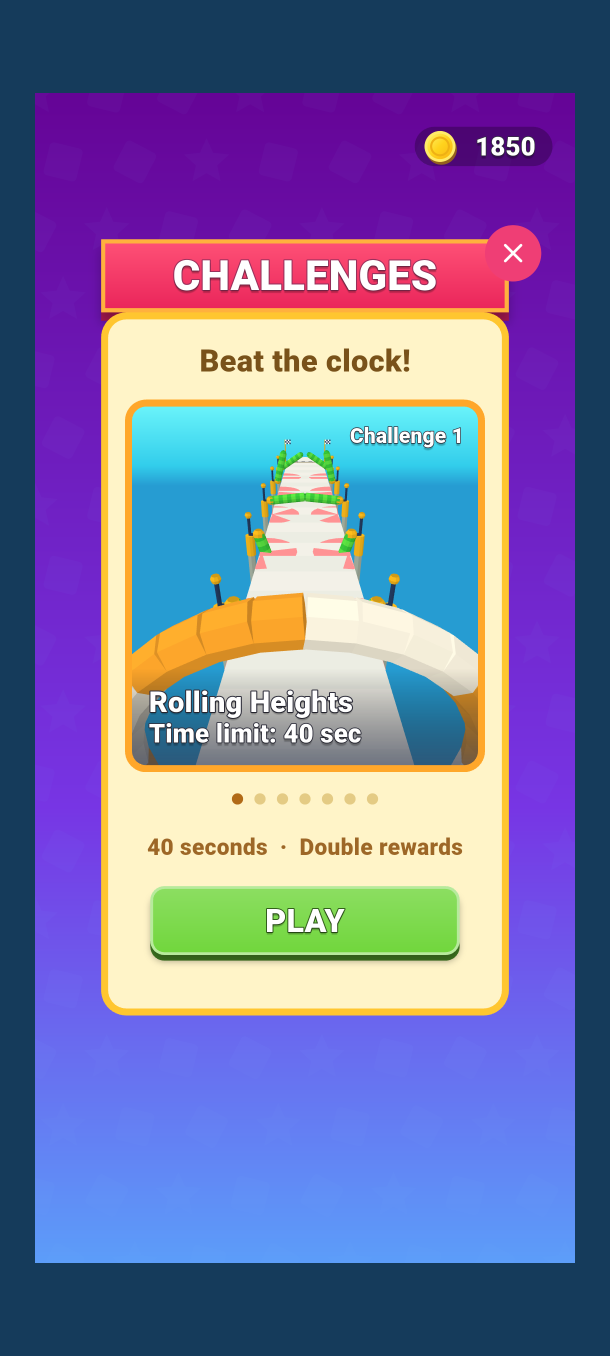
#> input picture game_store_assets/Speed-Runner-3D/raw_captures/raw_07_daily_challenges.png, 1220 x 2712 px, given in place of play-icon-512.png, which was not available (shown at 1/2 size)
$ python build_run_suite.py
#> lines starting #> are read from the running program, lines starting #| are printed output that depends on the picture
# -*- coding: utf-8 -*-
import os
import subprocess
from PIL import Image, ImageDraw, ImageFont, ImageFilter, ImageEnhance

FFMPEG = r"C:\Users\shuvo\AppData\Local\Microsoft\WinGet\Links\ffmpeg.exe"
WORKSPACE = r"D:\souravshuvo.github.io"
REPO_DIR = r"C:\Users\shuvo\.gemini\antigravity\brain\4cb31ef9-08de-4289-b423-520f07e57b82\scratch\project-game"
OUTPUT_DIR = os.path.join(WORKSPACE, "game_store_assets", "Speed-Runner-3D")

dir_icon = os.path.join(OUTPUT_DIR, "icon")
dir_feat = os.path.join(OUTPUT_DIR, "feature_graphic")
dir_ss = os.path.join(OUTPUT_DIR, "screenshots")
dir_raw = os.path.join(OUTPUT_DIR, "raw_captures")
dir_vid = os.path.join(OUTPUT_DIR, "videos")
tmp_frames = os.path.join(dir_vid, "tmp_frames")

for d in [dir_icon, dir_feat, dir_ss, dir_vid, tmp_frames]:
    os.makedirs(d, exist_ok=True)

# 1. ICON (512x512)
src_icon = os.path.join(REPO_DIR, "store-listing", "play-icon-512.png")
with Image.open(src_icon) as im:
#> im is the input picture: PIL image 1220x2712 RGBA; mean R, G, B, A 118.2, 116.8, 164, 255
    im.resize((512, 512), Image.Resampling.LANCZOS).save(os.path.join(dir_icon, "icon_512.png"), "PNG", quality=98)
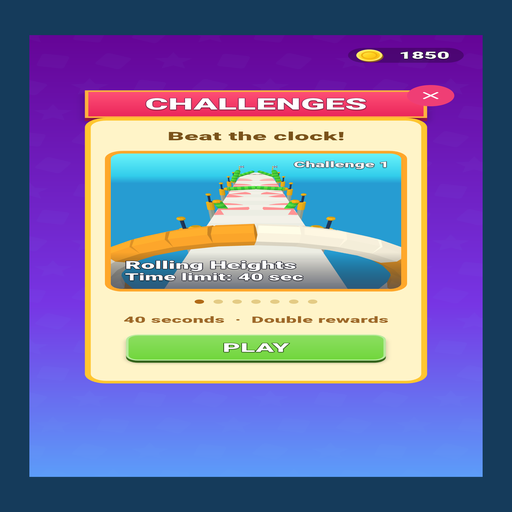
#> saved as icon_512.png: PIL image 512x512 RGBA; mean R, G, B, A 118.1, 116.8, 163.9, 255
print("✓ Saved 512x512 Icon")

# 2. FEATURE GRAPHIC (1024x500)
src_feat = os.path.join(REPO_DIR, "store-listing", "feature-graphic-1024x500.png")
with Image.open(src_feat) as im:
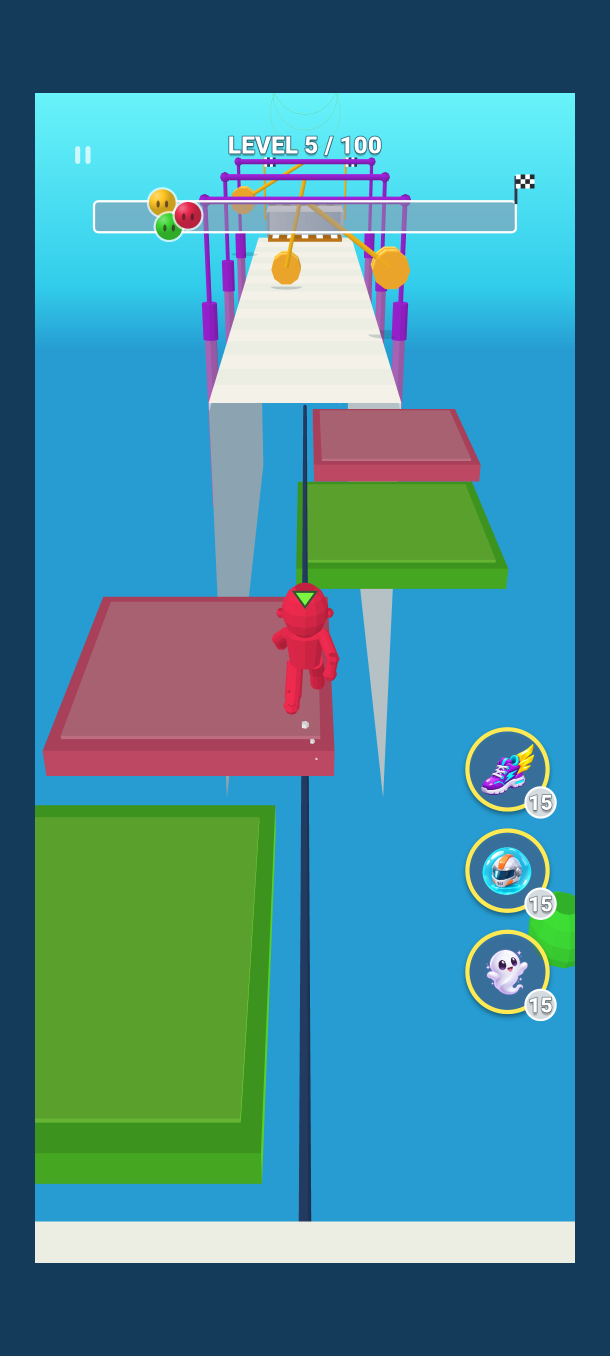
#> input picture game_store_assets/Speed-Runner-3D/raw_captures/raw_08_moving_platforms.png, 1220 x 2712 px, given in place of feature-graphic-1024x500.png, which was not available (shown at 1/2 size)
#> im is the input picture: PIL image 1220x2712 RGBA; mean R, G, B, A 72.6, 139.2, 152.4, 255
    im.convert("RGB").resize((1024, 500), Image.Resampling.LANCZOS).save(os.path.join(dir_feat, "feature_graphic_1024x500.png"), "PNG", quality=98)
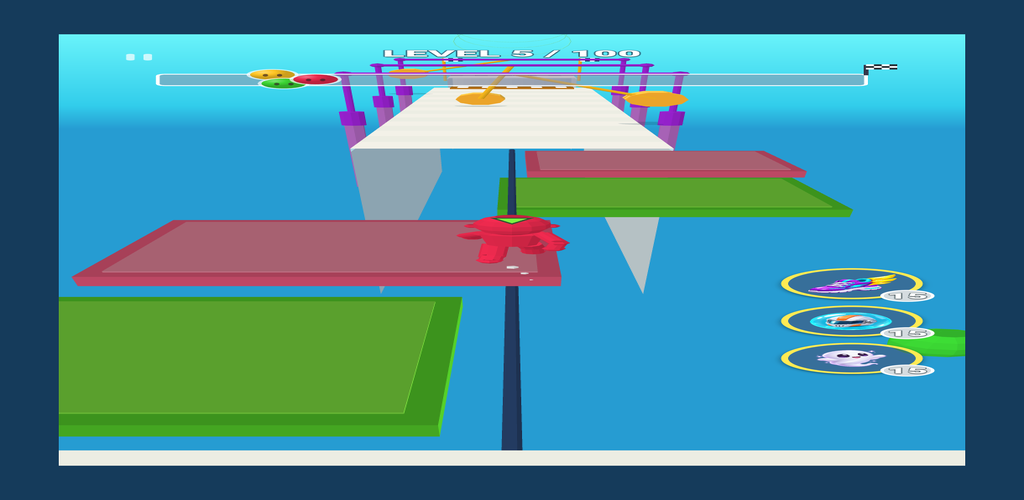
#> saved as feature_graphic_1024x500.png: PIL image 1024x500 RGB; mean R, G, B 72.5, 139.1, 152.3
print("✓ Saved 1024x500 Feature Graphic")

# 3. 8 HYPERCASUAL ASO SCREENSHOT CARDS (1080x1920)
badges = [
    ("HOLD TO RUN 3D RACE!", "Hold To Sprint & Release To Stop Precisely", (114, 35, 206)),
    ("OUTPACE RIVAL RUNNERS!", "Dodge Moving Rollers & Leap Over Barriers", (40, 162, 211)),
    ("DODGE GIANT HAMMERS!", "Time Your Rush Past Crushing Mechanical Hazards", (233, 41, 77)),
    ("ROTATING WINDMILL BLADES!", "Slip Through Rapidly Spinning Obstacles", (255, 120, 0)),
    ("HIGH-FLYING ZIPLINES!", "Soar Across Giant Sky Chasms To The Next Track", (0, 200, 235)),
    ("1ST PLACE TROPHY PODIUM!", "Cross The Finish Line First & Claim Big Coins", (255, 197, 36)),
    ("100 ENDLESS SKY TRACKS!", "Unlock Hundreds Of Colorful Obstacle Courses", (50, 205, 50)),
    ("SPRINT, SHIELD & GHOST PERKS!", "Activate Super Power-Ups To Beat Daily Quests", (138, 43, 226))
]

raw_files = [
    "raw_01_ready_start.png",
    "raw_02_racing_sprint.png",
    "raw_03_spinning_hammers.png",
    "raw_04_windmill_timing.png",
    "raw_05_zipline_glide.png",
    "raw_06_victory_podium.png",
    "raw_07_level_roadmap.png",
    "raw_08_daily_challenges.png"
]

target_w, target_h = 1080, 1920

try:
    font_badge = ImageFont.truetype("arialbd.ttf", 36)
    font_sub = ImageFont.truetype("arialbd.ttf", 26)
    font_end_lg = ImageFont.truetype("arialbd.ttf", 58)
    font_end_cta = ImageFont.truetype("arialbd.ttf", 46)
    font_end_sub = ImageFont.truetype("arial.ttf", 32)
except Exception:
    font_badge = ImageFont.load_default()
    font_sub = ImageFont.load_default()
    font_end_lg = ImageFont.load_default()
    font_end_cta = ImageFont.load_default()
    font_end_sub = ImageFont.load_default()

for i, (rf, (b_title, b_sub, b_col)) in enumerate(zip(raw_files, badges)):
    p_raw = os.path.join(dir_raw, rf)
    with Image.open(p_raw) as raw_im:
        im = raw_im.convert("RGBA")

        # Color & Contrast polish
        im = ImageEnhance.Color(im).enhance(1.15)
        im = ImageEnhance.Contrast(im).enhance(1.08)
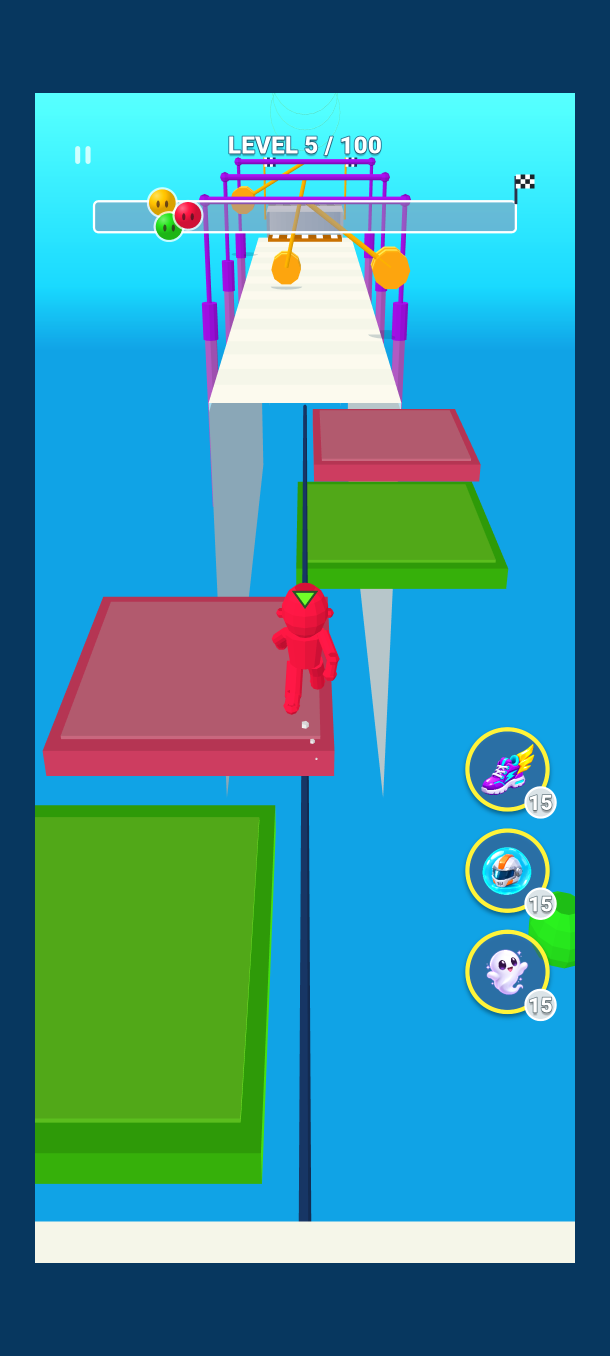
#> im: PIL image 1220x2712 RGBA (shown at 1/2 size); mean R, G, B, A 59.9, 142.9, 158.6, 255

        draw = ImageDraw.Draw(im)

        # Top Badge Pill
        badge_w, badge_h = 820, 84
        bx = (target_w - badge_w) // 2
        by = 56
        draw.rounded_rectangle([bx + 4, by + 4, bx + badge_w + 4, by + badge_h + 4], radius=24, fill=(0, 0, 0, 150))
        draw.rounded_rectangle([bx, by, bx + badge_w, by + badge_h], radius=24, fill=(*b_col, 245), outline=(255, 255, 255, 235), width=3)
        draw.text((target_w // 2, by + badge_h // 2), b_title, font=font_badge, fill=(255, 255, 255, 255), anchor="mm")

        # Bottom Subtitle Ribbon
        sub_w, sub_h = 760, 56
        sx = (target_w - sub_w) // 2
        sy = target_h - 110
        draw.rounded_rectangle([sx + 3, sy + 3, sx + sub_w + 3, sy + sub_h + 3], radius=18, fill=(0, 0, 0, 140))
        draw.rounded_rectangle([sx, sy, sx + sub_w, sy + sub_h], radius=18, fill=(25, 30, 55, 230), outline=(*b_col, 210), width=2)
        draw.text((target_w // 2, sy + sub_h // 2), b_sub, font=font_sub, fill=(255, 255, 255, 255), anchor="mm")

        out_ss = os.path.join(dir_ss, f"screenshot_{i+1:02d}.png")
        im.convert("RGB").save(out_ss, "PNG", quality=95)
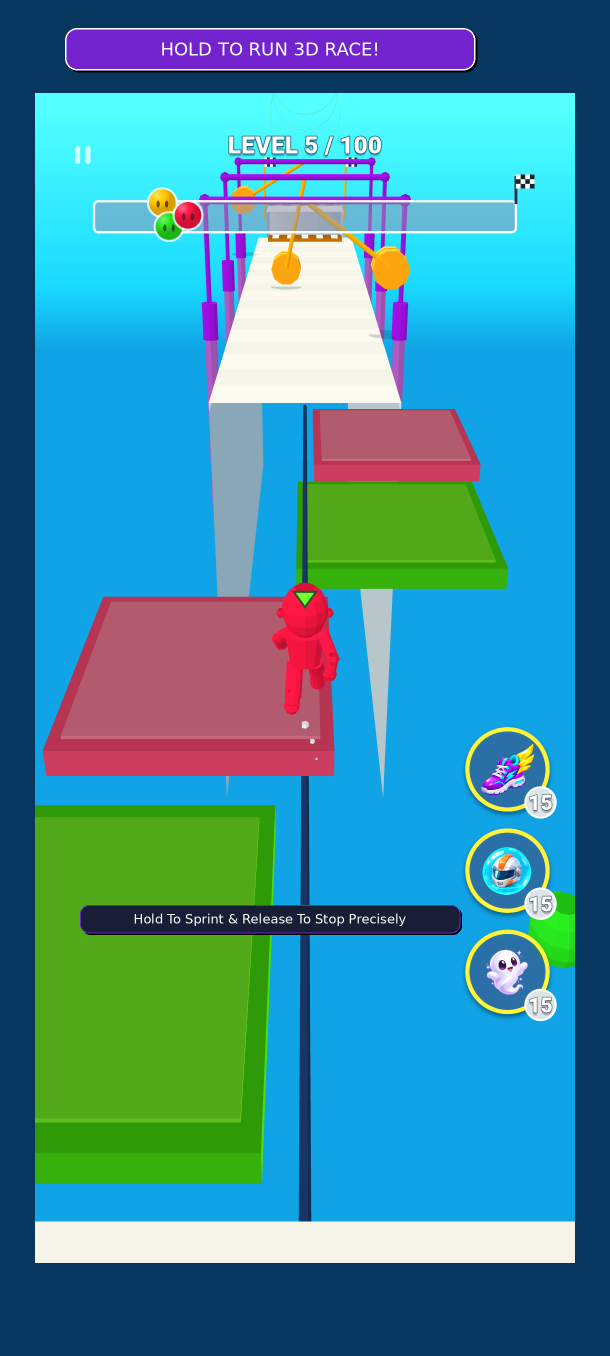
#> saved as screenshot_01.png: PIL image 1220x2712 RGB (shown at 1/2 size); mean R, G, B 62.4, 141.3, 160.3
#> (the run stopped early here; a loop or call above may not have finished)
